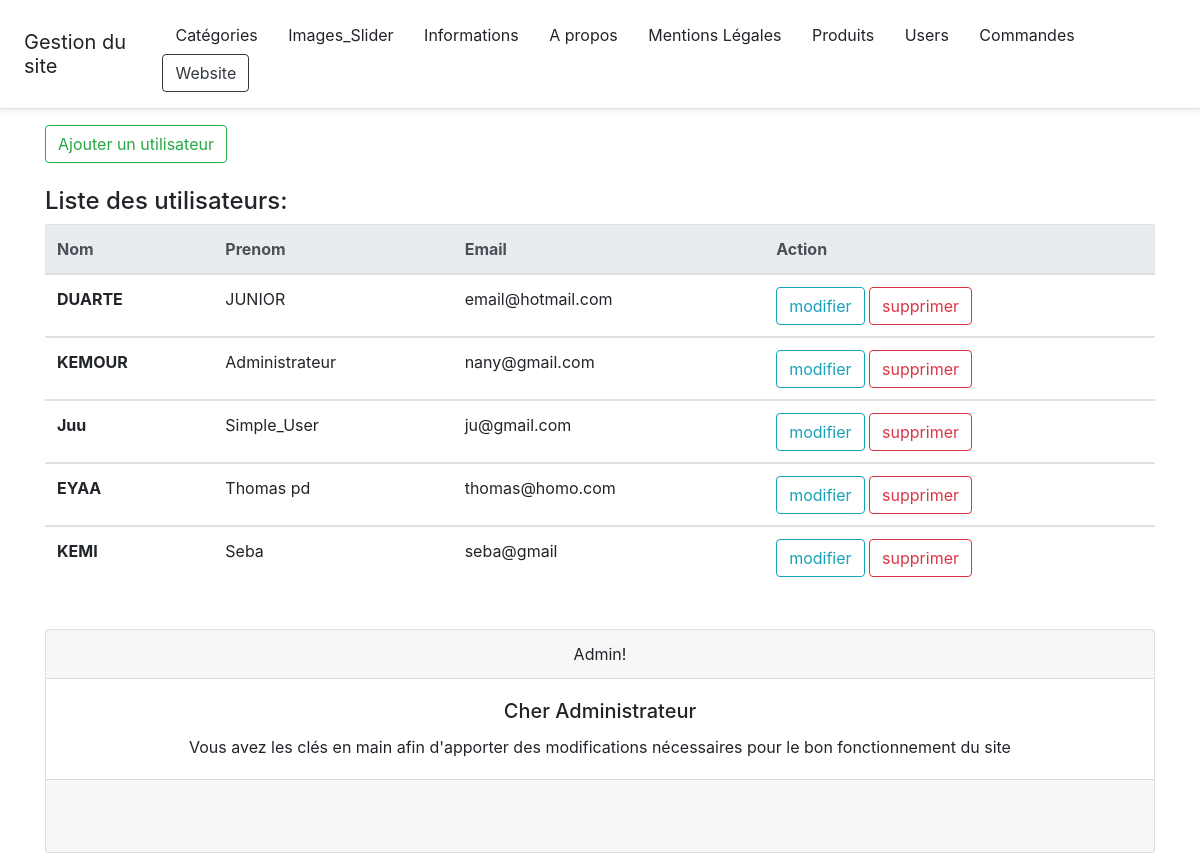
Before: /administrateur/index.php?controller=users&action=list (signed in) with the older database file.
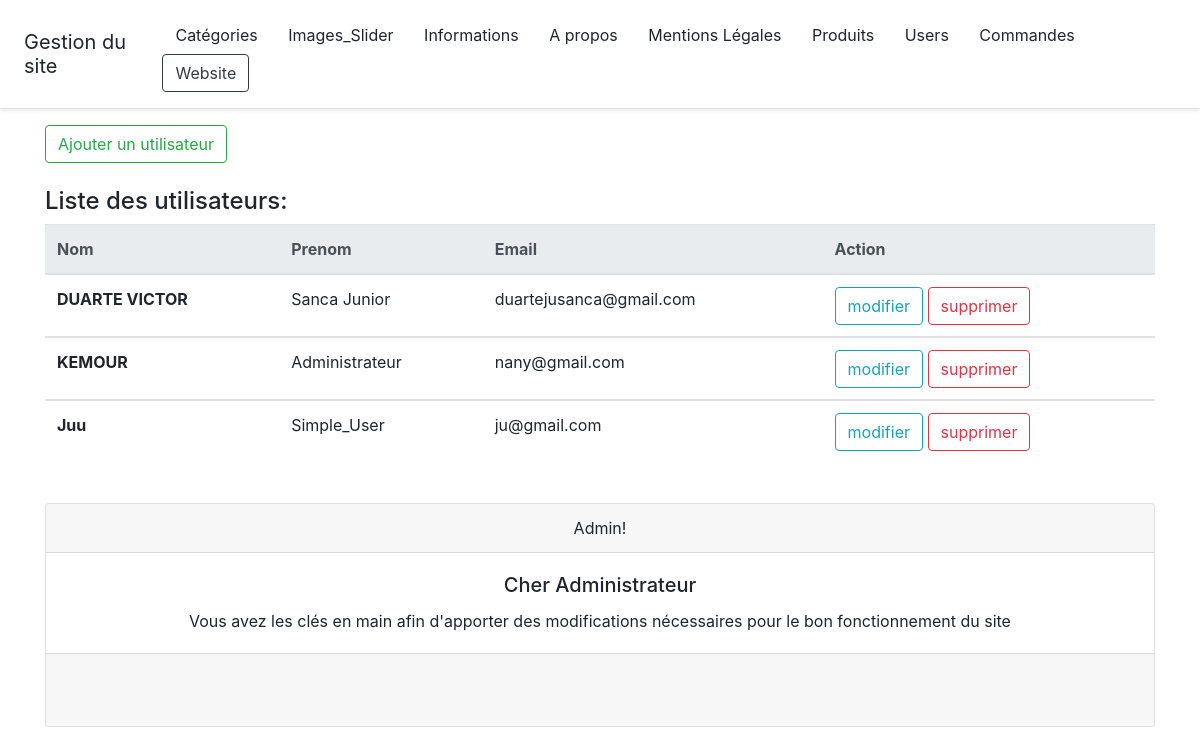
After: the same page with the newer database file.
### tables this page shows
CREATE TABLE `users` (
  `id` int(11) NOT NULL,
  `nom` varchar(100) NOT NULL,
  `prenom` varchar(100) NOT NULL,
  `email` varchar(255) NOT NULL,
  `password` varchar(255) NOT NULL,
  `is_admin` tinyint(1) DEFAULT '0'
);

### administrateur/models/User.php (called while the page is built, shortened)
<?php
function getAllUsers()
{
    $db = dbConnect();
    $query = $db->query('SELECT * FROM users ORDER BY ID DESC');
    $users = $query->fetchAll();
    return $users;
}

### administrateur/views/userList.php (the view, shortened to what this page needs)
<?php require ('partials/header.php'); ?>
<div>
<a class="btn btn-outline-success" href="index.php?controller=users&action=new">Ajouter un utilisateur</a>
</div>
<br>
<h4>Liste des utilisateurs:</h4>
<table class="table">
    <thead class="thead-light">
    <tr>
        <th scope="col">Nom</th>
        <th scope="col">Prenom</th>
        <th scope="col">Email</th>
        <th scope="col">Action</th>
    </tr>
    </thead>
    <?php foreach($users as $user): ?>
    <tbody>
    <tr>
                <th><?=  htmlspecialchars($user['nom']) ?></th>
                <td><?=  htmlspecialchars($user['prenom']) ?></td>
                <td><?=  htmlspecialchars($user['email']) ?></td>
        <td>
            <a class="btn btn-outline-info" href="index.php?controller=users&action=editUser&id=<?= $user['id'] ?>">modifier <br></a>
            <a class="btn btn-outline-danger" href="index.php?controller=users&action=delUser&id=<?= $user['id'] ?>"> supprimer</a>
        </td>
    </tbody>
    <?php endforeach; ?>
</table>
    <?php require ('partials/footer.php'); ?>

### administrateur/index.php (shortened to what this page needs)
<?php
if(isset($_GET['controller'])){
    switch ($_GET['controller']){
            case 'users' :
            require 'controllers/userController.php';
            break;
    }
}
else{
    require 'controllers/indexController.php';
}

### administrateur/controllers/UserController.php (shortened to what this page needs)
<?php
require('models/User.php');
if ($_GET['action'] == 'list') {
    $users = getAllUsers();
    require('views/userList.php');
}
elseif($_GET['action'] == 'new'){
    $users=getAllUsers();
    require('views/userForm.php');
}

### administrateur/views/partials/header.php (shortened to what this page needs)
<!doctype html>
<html lang="fr">
<head>
   <link rel="stylesheet" href="../assets/bootstrap-4.5.0/css/bootstrap.min.css">
</head>
<body>
<div class="d-flex flex-column flex-md-row align-items-center p-3 px-md-4 mb-3 bg-white border-bottom shadow-sm">
    <h5 class="my-0 mr-md-auto font-weight-normal">
            <font style="vertical-align: inherit;">Gestion du site</font>
    </h5>
    <nav class="my-2 my-md-0 mr-md-3">
        <a class="btn" href="index.php?controller=categorys&action=list">Catégories</a>
        <a class="btn" href="#">Images_Slider </font></font></a>
        <a class="btn" href="index.php?controller=infos&action=info">Informations</a>
        <a class="btn" href="#">A propos</font></font></a>
        <a class="btn" href="#">Mentions Légales</font></font></a>
        <a class="btn" href="index.php?controller=products&action=list">Produits</a>
        <a class="btn" href="index.php?controller=users&action=list">Users</a>
        <a class="btn" href="index.php?controller=orders&action=list">Commandes</a>
        <a class="btn btn-outline-dark" href="../index.php">Website</a>
    </nav>
</div>
<div class="container">

### administrateur/views/partials/footer.php
<br>
<div class="card text-center">
    <div class="card-header">
        Admin!
    </div>
    <div class="card-body">
        <h5 class="card-title">Cher Administrateur</h5>
        <p class="card-text">Vous avez les clés en main afin d'apporter des modifications nécessaires pour le bon fonctionnement du site</p>
    </div>
    <div class="card-footer text-muted">
        <br>
        <br>
    </div>
</div>
</div>
</body>
</html>

Changed rows visible on the page:
removed users: nom "DUARTE", prenom "JUNIOR", email "email@hotmail.com"
removed users: nom "EYAA", prenom "Thomas pd", email "thomas@homo.com"
removed users: nom "KEMI", prenom "Seba", email "seba@gmail"
added users: nom "DUARTE VICTOR", prenom "Sanca Junior", email "duartejusanca@gmail.com"
